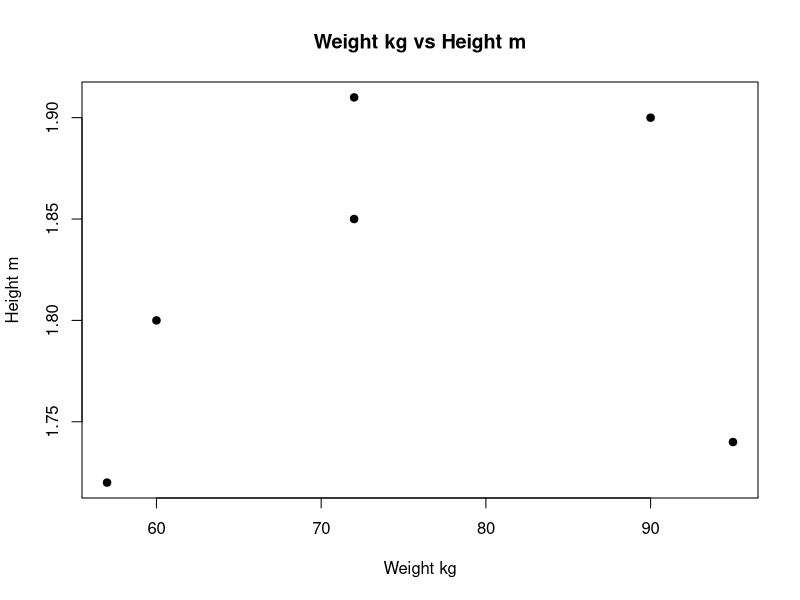

Reproduce this figure in R.
#1a
#Log of 5
  log(5)

#1b.1
#default base of log function is 10

#1b.2
#Log of 5 with base of 2
  log(5,2)

#1c
#Calculate log of a negative number
#natural log is only for numbers greater than 0, therefore you cannot log a negative number

#1d
#Calculate log of square root of a positive number
  sqrt(4)

#2a
#Create a vector of 15 numbers
  RandomNumbers <- floor(runif(15, min=0, max=100))

#2a.1
#Calculate mean from previous
  mean(RandomNumbers)

#2a.2
#Calculate SD from previous
  sd(RandomNumbers)

#2b Change the mean to 10 and SD to 2 recalculate vector of 15 random numbers
  RandomNumbersSetMeanSD <- rnorm(15, mean=10, sd=2)
  mean(RandomNumbersSetMeanSD)
  sd(RandomNumbersSetMeanSD)

#2c Why are the means and and SD's not exactly the same as defined in the function?
  #FILL IN LATER
  
#3 Vector Operations
#3a, 3b, 3c Input the vectors into R
  weightINDIV_kg <- c(60, 72, 57, 90, 95, 72)
  heightINDIV_m <- c(1.80, 1.85, 1.72, 1.90, 1.74, 1.91)
  weightINDIV_kg
  heightINDIV_m

#3d create scatter plot weight vs height
  plot(weightINDIV_kg, heightINDIV_m, main="Weight kg vs Height m",
       xlab="Weight kg", ylab="Height m", pch=19)
  #Interpertation
    #As the weight of the indivudal increases so does the indivual height, with the exception of the indidvual who weighs 95kg

#3e calculate the BMI for each individual weight/height^2
  BMI <- weightINDIV_kg/heightINDIV_m^2
  BMI

#3f Calcuate mean for weight
  meanWeight_kg <- mean(weightINDIV_kg)
  meanWeight_kg
  
#3g Subtract mean weight from weight
  Weight_Minuts_MeanWeight <- weightINDIV_kg-meanWeight_kg
  Weight_Minuts_MeanWeight
  
#3h Sum results from 3g
  sum(Weight_Minuts_MeanWeight)
  

#4 Enter Data Science Profile as a data frame
  Category = c("Programming", "Math", "Statistics", "Machine Learning", 
               "Domain Expertise", "Communication and Presentation Skills", 
               "Data Visualization")
  Ranking = c(2, 2, 2, 1, 4, 4, 4)
  
  JamesVasquez = data.frame(Category, Ranking)
  JamesVasquez
  
  
  
  